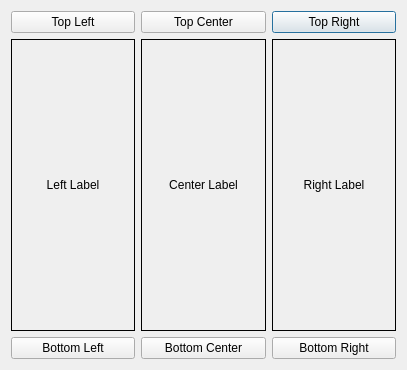
<?xml version="1.0" encoding="UTF-8"?>
<ui version="4.0">
 <class>Dialog</class>
 <widget class="QDialog" name="Dialog">
  <property name="geometry">
   <rect>
    <x>0</x>
    <y>0</y>
    <width>407</width>
    <height>370</height>
   </rect>
  </property>
  <property name="windowTitle">
   <string>Dialog</string>
  </property>
  <layout class="QHBoxLayout" name="horizontalLayout_5">
   <item>
    <layout class="QGridLayout" name="gridLayout">
     <item row="1" column="2">
      <widget class="QLabel" name="label_3">
       <property name="minimumSize">
        <size>
         <width>25</width>
         <height>200</height>
        </size>
       </property>
       <property name="frameShape">
        <enum>QFrame::Box</enum>
       </property>
       <property name="text">
        <string>Right Label</string>
       </property>
       <property name="alignment">
        <set>Qt::AlignCenter</set>
       </property>
      </widget>
     </item>
     <item row="1" column="1">
      <widget class="QLabel" name="label_2">
       <property name="minimumSize">
        <size>
         <width>25</width>
         <height>200</height>
        </size>
       </property>
       <property name="frameShape">
        <enum>QFrame::Box</enum>
       </property>
       <property name="text">
        <string>Center Label</string>
       </property>
       <property name="alignment">
        <set>Qt::AlignCenter</set>
       </property>
      </widget>
     </item>
     <item row="1" column="0">
      <widget class="QLabel" name="label">
       <property name="minimumSize">
        <size>
         <width>25</width>
         <height>200</height>
        </size>
       </property>
       <property name="frameShape">
        <enum>QFrame::Box</enum>
       </property>
       <property name="lineWidth">
        <number>1</number>
       </property>
       <property name="text">
        <string>Left Label</string>
       </property>
       <property name="alignment">
        <set>Qt::AlignCenter</set>
       </property>
      </widget>
     </item>
     <item row="0" column="2">
      <widget class="QPushButton" name="pushButton_3">
       <property name="text">
        <string>Top Right</string>
       </property>
      </widget>
     </item>
     <item row="0" column="0">
      <widget class="QPushButton" name="pushButton">
       <property name="text">
        <string>Top Left</string>
       </property>
      </widget>
     </item>
     <item row="0" column="1">
      <widget class="QPushButton" name="pushButton_2">
       <property name="text">
        <string>Top Center</string>
       </property>
      </widget>
     </item>
     <item row="2" column="0">
      <widget class="QPushButton" name="pushButton_7">
       <property name="text">
        <string>Bottom Left</string>
       </property>
      </widget>
     </item>
     <item row="2" column="1">
      <widget class="QPushButton" name="pushButton_8">
       <property name="text">
        <string>Bottom Center</string>
       </property>
      </widget>
     </item>
     <item row="2" column="2">
      <widget class="QPushButton" name="pushButton_9">
       <property name="text">
        <string>Bottom Right</string>
       </property>
      </widget>
     </item>
    </layout>
   </item>
  </layout>
 </widget>
 <layoutdefault spacing="6" margin="11"/>
 <resources/>
 <connections/>
</ui>
